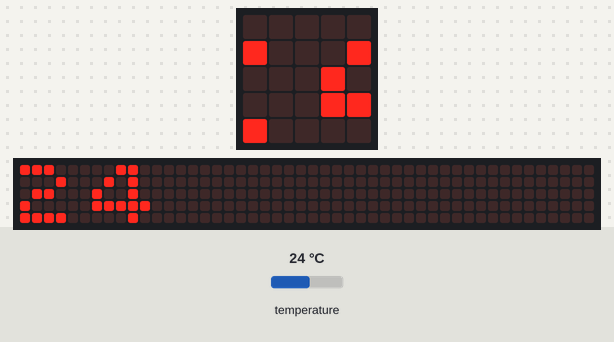
Bench run of a program on a simulated BBC micro:bit (MakeCode). On the bench: the board's 5×5 LED display, a strip that is not on the board, showing the scrolling text unrolled. The inputs (shaded band) are chosen by the test bench; at power-on: temperature 24 °C. The 48×5 strip is a reading aid, not a part: it shows the text the display is scrolling, unrolled, one strip-width of it at a time.

Above: at 1.27 s.
1.3 s: temperature set to 41 °C
At 5.3 s:
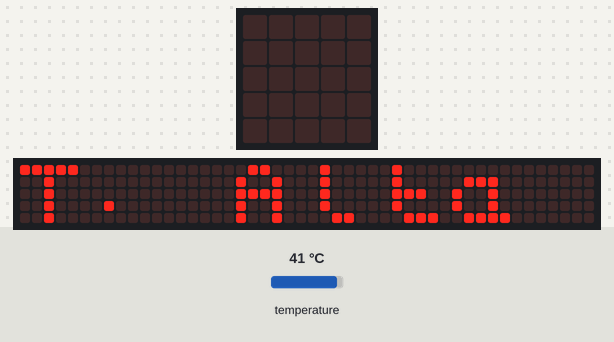
8.7 s: temperature set to 12 °C
At 13.45 s:
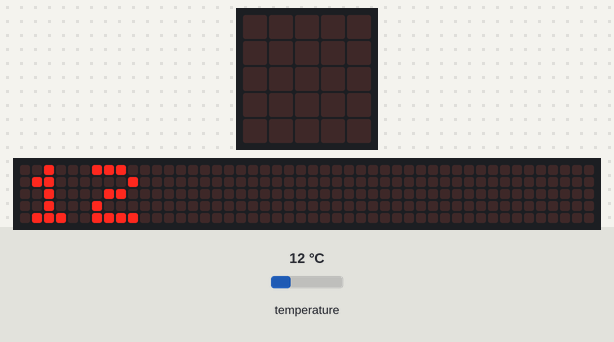
19.6 s: temperature set to 19 °C
At 30.55 s:
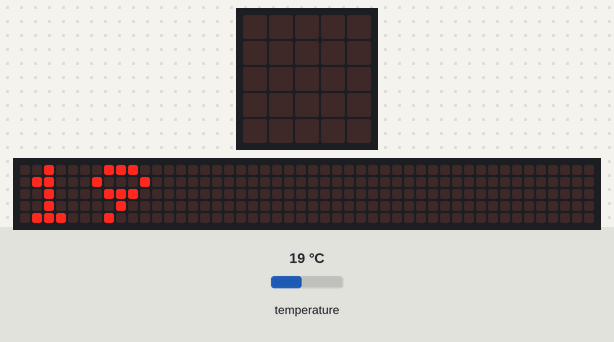

The program:

main.ts
```typescript
basic.forever(function () {
    basic.showNumber(input.temperature())
    while (input.temperature() > 34) {
        basic.showString("T. Alta")
        basic.showLeds(`
            . . # . .
            . # . # .
            # . . . #
            # # # # #
            # . . . #
            `)
        basic.pause(3000)
        basic.clearScreen()
        basic.showNumber(input.temperature())
    }
    basic.pause(2000)
    basic.showString("T. Normal")
    basic.showLeds(`
        # . . . #
        # # . . #
        # . # . #
        # . . # #
        # . . . #
        `)
    basic.pause(3000)
    basic.clearScreen()
    basic.showNumber(input.temperature())
    while (input.temperature() < 26) {
        basic.showString("T. Baja")
        basic.showLeds(`
            # # # # #
            # . . . #
            # # # # .
            # . . . #
            # # # # #
            `)
        basic.pause(3000)
        basic.clearScreen()
        basic.showNumber(input.temperature())
    }
})
```

test.ts
```typescript
// aquí va el archivo "tests"; esto no se compilará cuando este paquete se utilice como una extensión.
```

Measured:
- after the input at 1.3 s, the display: first differs from a run without the input after 1.4 s (image 1)
- what the display in image 1 shows lasts 0.9 s, from 4.7 s to 5.6 s
